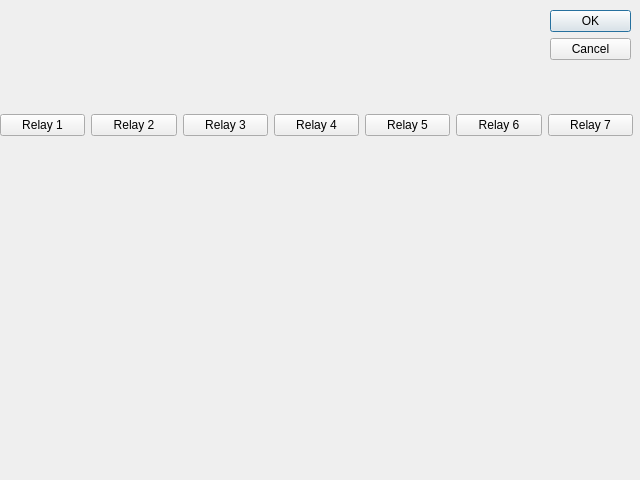
<?xml version="1.0" encoding="UTF-8"?>
<ui version="4.0">
 <class>Dialog</class>
 <widget class="QDialog" name="Dialog">
  <property name="geometry">
   <rect>
    <x>0</x>
    <y>0</y>
    <width>640</width>
    <height>480</height>
   </rect>
  </property>
  <property name="windowTitle">
   <string>Paris Test</string>
  </property>
  <widget class="QDialogButtonBox" name="buttonBox">
   <property name="geometry">
    <rect>
     <x>550</x>
     <y>10</y>
     <width>81</width>
     <height>461</height>
    </rect>
   </property>
   <property name="orientation">
    <enum>Qt::Vertical</enum>
   </property>
   <property name="standardButtons">
    <set>QDialogButtonBox::Cancel|QDialogButtonBox::Ok</set>
   </property>
  </widget>
  <widget class="QWidget" name="horizontalLayoutWidget">
   <property name="geometry">
    <rect>
     <x>0</x>
     <y>100</y>
     <width>633</width>
     <height>51</height>
    </rect>
   </property>
   <layout class="QHBoxLayout" name="horizontalLayout">
    <item>
     <widget class="QPushButton" name="pushButtonRelay1">
      <property name="text">
       <string>Relay 1</string>
      </property>
      <property name="checkable">
       <bool>true</bool>
      </property>
     </widget>
    </item>
    <item>
     <widget class="QPushButton" name="pushButtonRelay2">
      <property name="text">
       <string>Relay 2</string>
      </property>
      <property name="checkable">
       <bool>true</bool>
      </property>
      <property name="checked">
       <bool>false</bool>
      </property>
     </widget>
    </item>
    <item>
     <widget class="QPushButton" name="pushButtonRelay3">
      <property name="text">
       <string>Relay 3</string>
      </property>
      <property name="checkable">
       <bool>true</bool>
      </property>
     </widget>
    </item>
    <item>
     <widget class="QPushButton" name="pushButtonRelay4">
      <property name="text">
       <string>Relay 4</string>
      </property>
      <property name="checkable">
       <bool>true</bool>
      </property>
     </widget>
    </item>
    <item>
     <widget class="QPushButton" name="pushButtonRelay5">
      <property name="text">
       <string>Relay 5</string>
      </property>
      <property name="checkable">
       <bool>true</bool>
      </property>
     </widget>
    </item>
    <item>
     <widget class="QPushButton" name="pushButtonRelay6">
      <property name="text">
       <string>Relay 6</string>
      </property>
      <property name="checkable">
       <bool>true</bool>
      </property>
     </widget>
    </item>
    <item>
     <widget class="QPushButton" name="pushButtonRelay7">
      <property name="text">
       <string>Relay 7</string>
      </property>
      <property name="checkable">
       <bool>true</bool>
      </property>
     </widget>
    </item>
   </layout>
  </widget>
 </widget>
 <resources/>
 <connections>
  <connection>
   <sender>buttonBox</sender>
   <signal>accepted()</signal>
   <receiver>Dialog</receiver>
   <slot>accept()</slot>
   <hints>
    <hint type="sourcelabel">
     <x>248</x>
     <y>254</y>
    </hint>
    <hint type="destinationlabel">
     <x>157</x>
     <y>274</y>
    </hint>
   </hints>
  </connection>
  <connection>
   <sender>buttonBox</sender>
   <signal>rejected()</signal>
   <receiver>Dialog</receiver>
   <slot>reject()</slot>
   <hints>
    <hint type="sourcelabel">
     <x>316</x>
     <y>260</y>
    </hint>
    <hint type="destinationlabel">
     <x>286</x>
     <y>274</y>
    </hint>
   </hints>
  </connection>
 </connections>
</ui>
